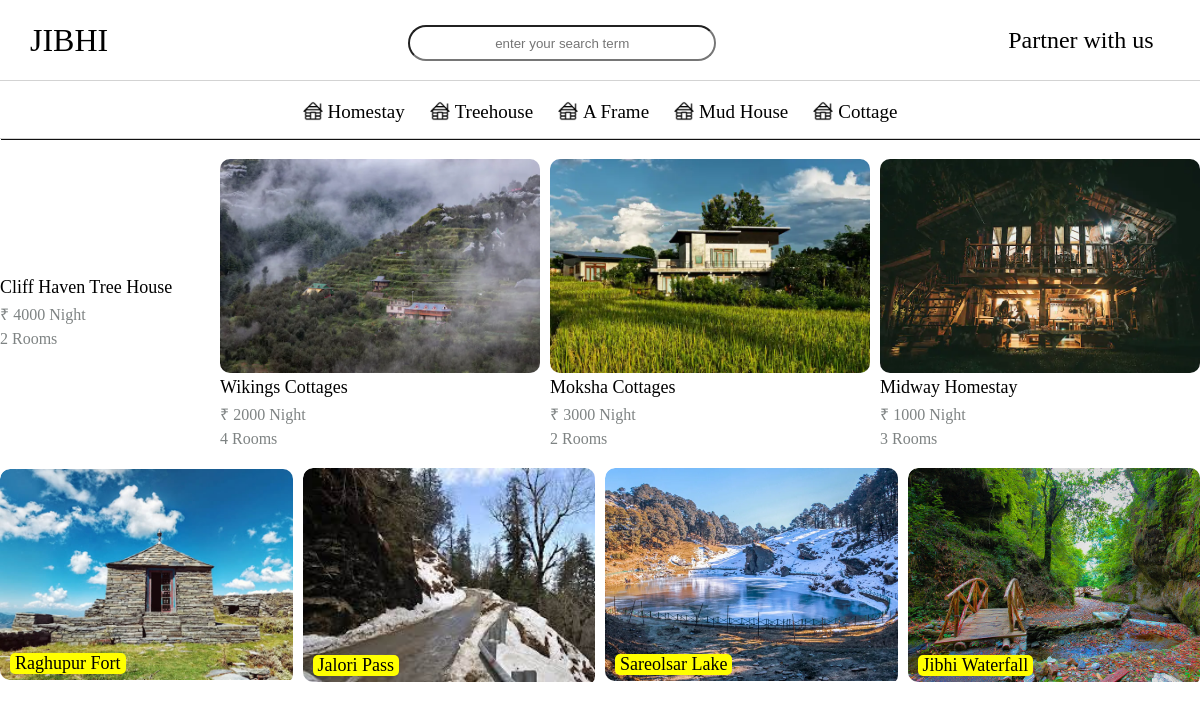
The page / on the database its author committed.
### listings/models.py (models this page shows, shortened)
class Categories(models.Model):
    name=models.CharField(max_length=200)
    image = models.ImageField(upload_to='categories/',default='')
    def __str__(self):
        return self.name

class Properties(models.Model):
    host = models.ForeignKey(Host,on_delete=models.SET_NULL,null=True)
    name = models.CharField(max_length=300)
    property_type = models.ForeignKey(Categories,on_delete=models.SET_NULL,null=True)
    location = models.CharField(max_length=200)
    rooms = models.IntegerField()
    price = models.IntegerField()
    thumbnail = models.ImageField(upload_to='properties/thubnail/',default='')

class Places(models.Model):
    name = models.CharField(max_length=200)
    description = models.CharField(max_length=500)
    thumbnail = models.ImageField(upload_to='places/thumbnail/',default='')
    slug = AutoSlugField(populate_from='name',null=True,default=None)

### listings/views.py (the view)
# urls.py: 2. Add a URL to urlpatterns:  path('', Home.as_view(), name='home')
def Home(request):
    categories = Categories.objects.all()
    properties = Properties.objects.all()
    places = Places.objects.all()
    context={"categories":categories,"properties":properties,"places":places}
    return render(request,'listings/home.html',context)

### listings/templates/listings/home.html
{% extends 'main.html' %}
{% block content %}
    <div class="categories">
        {% for category in categories %}
            <div class="single-cat">
                <img src=" {{category.image.url}}" alt="hi" height="20px">
                {{category}}
            </div>
        {% endfor %}
    </div>
    <div class="body-container">
        <div class="properties">
            {% for property in properties %}
                <div class="listing-card">
                    <div class="thumbnail">
                        <img src="{{property.thumbnail.url}}" alt="" >
                    </div>
                    <div class="details">
                        <b class="p-title">
                            {{property.name}}
                        </b>
                        <small>
                            ₹ {{property.price}}  Night
                        </small>
                        <small>
                            {{property.rooms}} Rooms
                        </small>
                    </div>
                </div>
            {% endfor %}
        </div>
        <div class="places">
            {% for place in places %}
            <div class="places-card">
                    <a href="{% url 'places-to-visit' place.slug  %}">
                    <div class="thumbnail">
                        <img src="{{place.thumbnail.url}}" alt="" >
                    </div>
                    <div class="places-details">
                        <b class="p-title">
                            {{place.name}}
                        </b>
                    </div>
                </a>
                </div>
            {% endfor %}
        </div>
    </div>
{% endblock content %}

### templates/main.html (shortened to what this page needs)
<!DOCTYPE html>
{% load static %}
<html lang="en">
<head>
    <link rel="stylesheet" href="{% static 'styles/main.css' %}">
</head>
<body>
    {% include 'nav.html' %}
    {% block content %}
    {% endblock  %}
</body>
</html>

### templates/nav.html (shortened to what this page needs)
<div class="nav">
    <div>
        <div class="nav-logo">
            <div class="nav-title">
                jibhi
            </div>
        </div>
    </div>
    <div class="search-box">
        <input type="text" placeholder="enter your search term" name="searchTerm">
    </div>
    <div class="nav-links">
      <a href="">Partner with us</a>
    </div>
  </div>

### static/styles/main.css (style rules this page uses)
html,body { margin:0; padding: 0; }
a { text-decoration: none; }
.nav { display: flex; align-items: center; height: 80px; gap:25%; position: relative; width: 100%; border-bottom: .5px solid lightgray; }
.nav-logo { margin-left: 30px; font-size: 2rem; text-transform: uppercase; font-family: ui-serif, Georgia,Cambria,Times New Roman,Times,serif; padding: 4px 0; }
.nav .search-box { width: 25%; height: 30px; }
.nav .search-box input { width: 100%; height: 100%; outline: 2px solid transparent; outline-offset: 2px; color: rgb(75 85 99); border-radius: 20px; text-align: center; }
.nav-links a { font-size: 24px; color: black; }
.categories { margin-top: 20px; display:flex; gap:25px; font-size: 19px; text-transform: capitalize; justify-content: center; align-items: center; padding-bottom: 15px; border-bottom: .2px solid lightgray; box-shadow:1px 1px #111; }
small { font-size: 16px; display: block; }
.p-title { font-size: 18px; font-weight: 500; text-transform: capitalize; }
.details { display: flex; flex-direction: column; gap:5px; }
.details small { color: #7e8383 ; }
.single-cat { display: flex; gap:5px; }
.properties { display: flex; gap: 10px; padding-top: 20px; }
.listing-card { width: 320px; margin: auto; }
.listing-card img { width: 320px; border-radius: 10px; }
.places { display: flex; gap: 10px; padding-top: 20px; }
.places-card { width: 320px; margin: auto; position: relative; overflow: hidden; border-radius: 10px; }
.places-card img { width: 320px; border-radius: 10px; transition:ease-out .4s; }
.places-details { position: absolute; bottom: 10px; left: 10px; background-color: yellow; color: black; padding: 0 5px; border-radius: 5px; }

### rows shown on the page
Categories: image (picture), name "Homestay"
Categories: image (picture), name "Treehouse"
Categories: image (picture), name "A Frame"
Categories: image (picture), name "Mud House"
Categories: image (picture), name "Cottage"
Properties: name "Cliff Haven Tree House", price "4000", rooms "2"
Properties: thumbnail (picture), name "Wikings Cottages", price "2000", rooms "4"
Properties: thumbnail (picture), name "Moksha Cottages", price "3000", rooms "2"
Properties: thumbnail (picture), name "Midway Homestay", price "1000", rooms "3"
Places: thumbnail (picture), name "Raghupur Fort"
Places: thumbnail (picture), name "Jalori Pass"
Places: thumbnail (picture), name "Sareolsar Lake"
Places: thumbnail (picture), name "Jibhi Waterfall"
